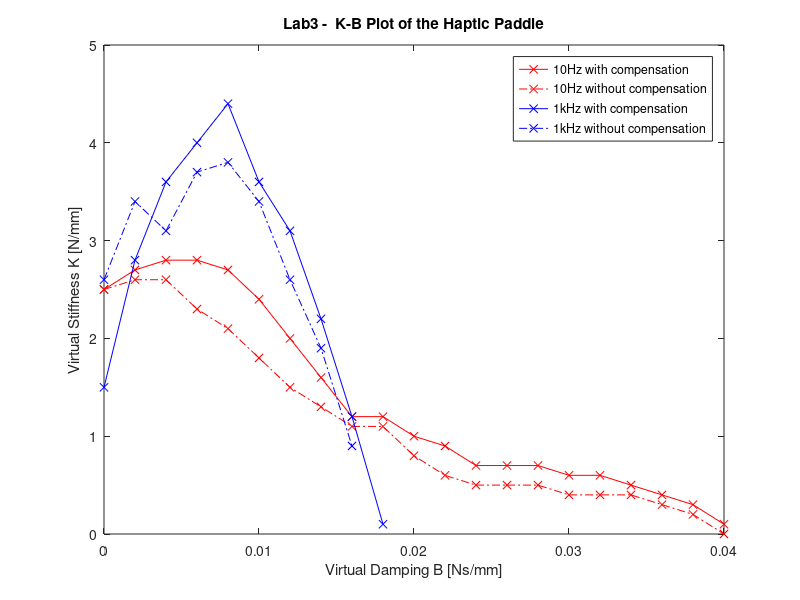

Recreate this plot in MATLAB.
%% Haptic Human Robot Interface
close all; clear all; clc;

addpath('logs');

%% Lab3 K-B PLOTS
% false
% B_50hz = [0,0.001,0.002,0.003,0.004,0.005,0.006,0.007,0.008,0.009,0.01,0.011,0.012,0.013,0.014,0.015,0.016,0.017];
% K_50hz = [1.1,2.1,2.4,2.5,2.6,2.3,2.2,2.2,1.7,1.7,1.4,1.2,0.9,0.5,0.5,0.3,0.1,0];
% 
% B_100hz = [0,0.001,0.002,0.003,0.004,0.005,0.006,0.007,0.008,0.009,0.01,0.011,0.012,0.013,0.014];
% K_100hz = [1.6,2.3,2.2,2.2,2.1,2,1.9,1.8,1.6,1.6,1.5,0.7,0.5,0.4,0];
% 
% B_20hz = [0,0.001,0.002,0.003,0.004,0.005,0.006,0.007,0.008,0.009,0.01,0.011,0.012,0.013,0.014,0.015,0.016];
% K_20hz = [1.9,2.2,2.3,2.5,2.5,2.3,2.1,2,1.9,1.8,1.8,1.5,1,0.3,0.2,0.1,0];

B_10hz = [0,0.002,0.004,0.006,0.008,0.01,0.012,0.014,0.016,0.018,0.02,0.022,0.024,0.026,0.028,0.03,0.032,0.034,0.036,0.038,0.04];
K_10hz = [2.5,2.7,2.8,2.8,2.7,2.4,2.0,1.6,1.2,1.2,1.0,0.9,0.7,0.7,0.7,0.6,0.6,0.5,0.4,0.3,0.1];
B_10hz_no_comp = [0,0.002,0.004,0.006,0.008,0.01,0.012,0.014,0.016,0.018,0.02,0.022,0.024,0.026,0.028,0.03,0.032,0.034,0.036,0.038,0.04];
K_10hz_no_comp = [2.5,2.6,2.6,2.3,2.1,1.8,1.5,1.3,1.1,1.1,0.8,0.6,0.5,0.5,0.5,0.4,0.4,0.4,0.3,0.2,0.0];

B_100hz = [];
K_100hz = [];
B_100hz_no_comp = [];
K_100hz_no_comp = [];

B_1000hz = [0,0.002,0.004,0.006,0.008,0.01,0.012,0.014,0.016,0.018];
K_1000hz = [1.5,2.8,3.6,4.0,4.4,3.6,3.1,2.2,1.2,0.1];
B_1000hz_no_comp = [0,0.002,0.004,0.006,0.008,0.01,0.012,0.014,0.016];
K_1000hz_no_comp = [2.6,3.4,3.1,3.7,3.8,3.4,2.6,1.9,0.9];


figure;
plot(B_10hz, K_10hz, 'r-x',...
     B_10hz_no_comp, K_10hz_no_comp, 'r-.x',...
     B_100hz, K_100hz, 'g-x',...
     B_100hz_no_comp, K_100hz_no_comp, 'g-.x',...
     B_1000hz, K_1000hz, 'b-x',...
     B_1000hz_no_comp, K_1000hz_no_comp, 'b-.x');
title('Lab3 -  K-B Plot of the Haptic Paddle');
legend('10Hz with compensation','10Hz without compensation','1kHz with compensation','1kHz without compensation');
xlabel('Virtual Damping B [Ns/mm]');
ylabel('Virtual Stiffness K [N/mm]');


